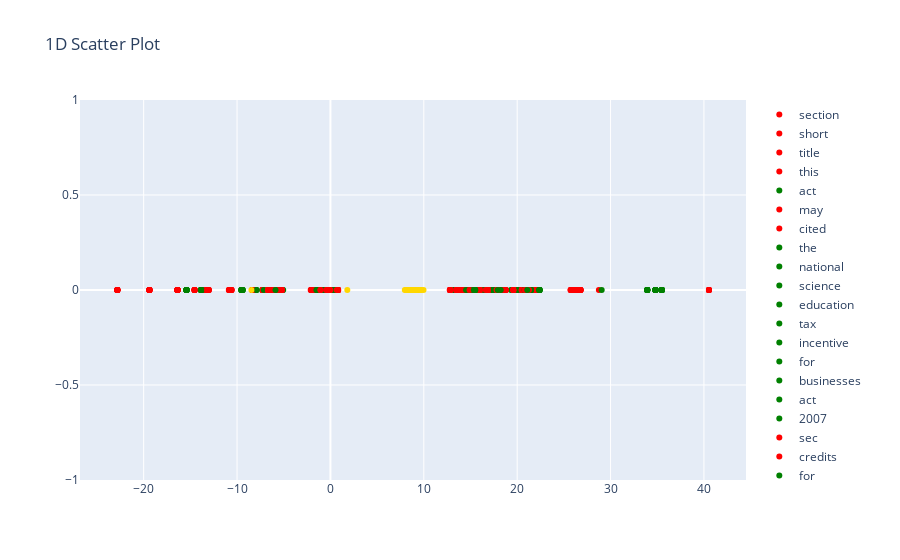

Source (notebook cell):
### Code cell
o, l = tokenizeCorpus(elem0)
ogold, lgold = tokenizeCorpus(gold0)
v = vectorizeCorpus(o)
vgold = vectorizeCorpus(ogold)
visualizeCorpus(v, l, vgold, lgold, dim=1)
